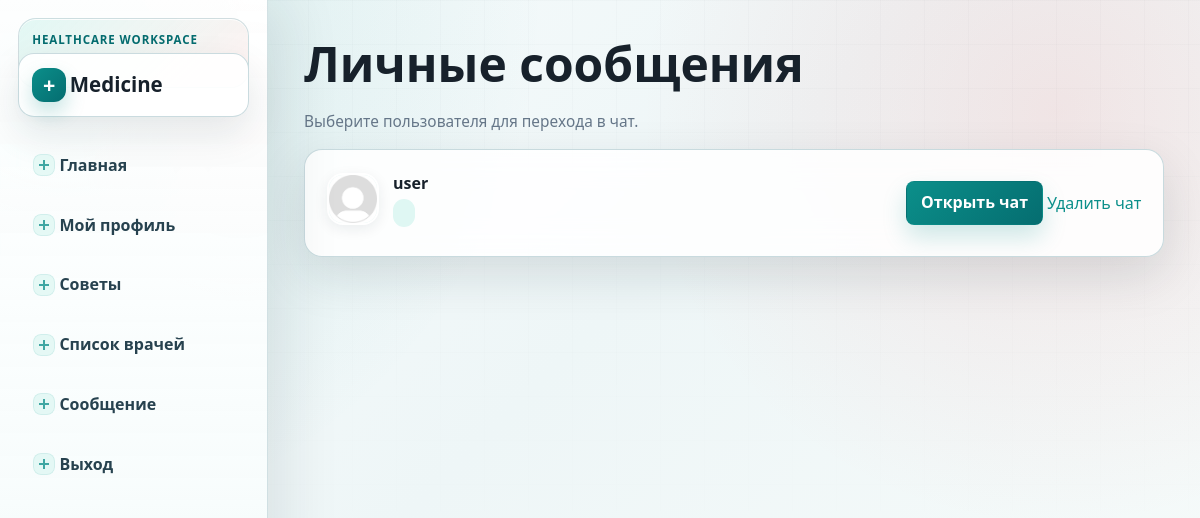
The page /chat/doctor_messages/ (signed in) on the database as committed earlier.
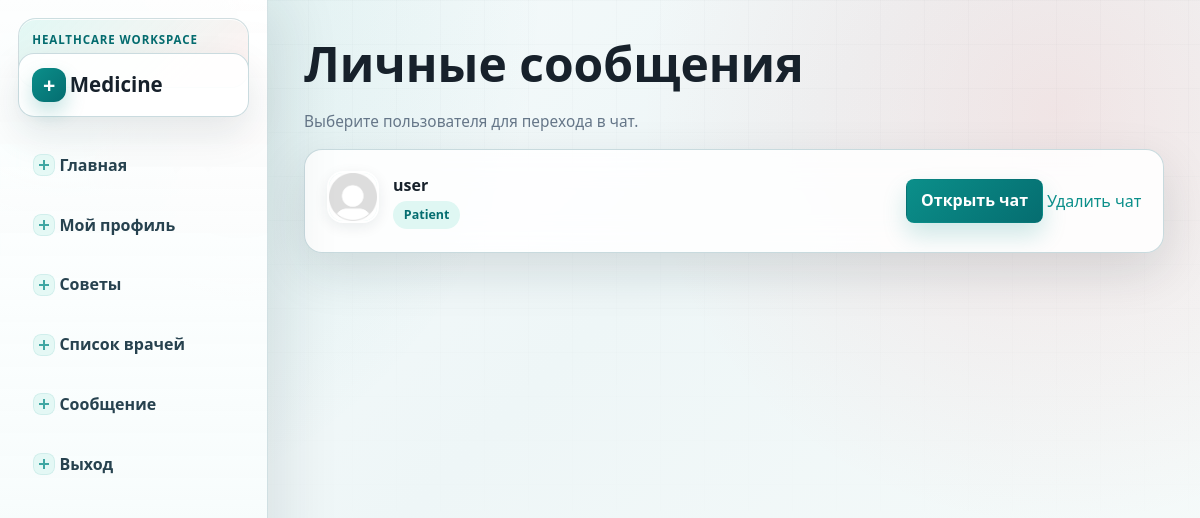
The same page on the database as committed later.
### accounts/models.py (models this page shows, shortened)
class User(AbstractUser):
    ROLE_CHOICES = (
        ('patient', 'Patient'),
        ('doctor', 'Doctor'),
        ('admin', 'Admin'),
    )
    role = models.CharField(
        max_length=20,
        choices=ROLE_CHOICES
    )
    phone = models.CharField(
        max_length=20,
        unique=True
    )
    age=models.PositiveIntegerField()

class Profile(models.Model):
    ROLE_CHOICES = (
        ('patient', 'Patient'),
        ('doctor', 'Doctor'),
        ('admin', 'Admin'),
    )
    user=models.OneToOneField(settings.AUTH_USER_MODEL,on_delete=models.CASCADE,related_name='profile')
    age=models.PositiveIntegerField(null=True,blank=True)
    role = models.CharField(max_length=20, choices=ROLE_CHOICES, default='patient')
    phone=models.CharField(max_length=14,blank=True)
    photo=models.ImageField(upload_to='users/',blank=True,null=True)

### chat/views.py (the view)
@login_required(login_url='login')
def show_messages(request):
    user=request.user
    messages=Direct.objects.filter(Q(sender=user)|Q(receiner=user)).order_by("created_at")
    users=User.objects.filter(
        Q(send_messages__receiner=user)|
        Q(received_messages__sender=user)
    ).distinct()
    return render(request,'chat/show_messages.html',{"users":users})

### templates/chat/show_messages.html (shortened to what this page needs)
{% extends "accounts/base.html" %}
{% block main %}
<h1>Личные сообщения</h1>
<p class="muted">Выберите пользователя для перехода в чат.</p>
<section class="panel dm-list">
    {% for i in users %}
        <div class="dm-item">
            <div class="dm-avatar">
                {% if i.profile.photo %}
                    <img src="{{ i.profile.photo.url }}" alt="">
                {% else %}
                    <img src="/media/user.png" alt="">
                {% endif %}
            </div>
            <div class="dm-meta">
                <div class="dm-name">
                    <a href="{% url 'send_message' i.id %}">{{ i.username }}</a>
                </div>
                <div class="dm-sub">
                    <span class="badge badge-{{ i.profile.role }}">{{ i.profile.get_role_display }}</span>
                </div>
            </div>
            <div class="dm-action">
                <a class="button" href="{% url 'send_message' i.id %}">Открыть чат</a>
                <a href="{% url 'delete_chat' i.id %}">Удалить чат</a>
            </div>
        </div>
    {% empty %}
        <p class="muted">Сообщений нет</p>
    {% endfor %}
</section>
{% endblock %}

Rows that differ between the two databases and show on the page:
changed User "user": profile.role (not shown) → "Patient"
